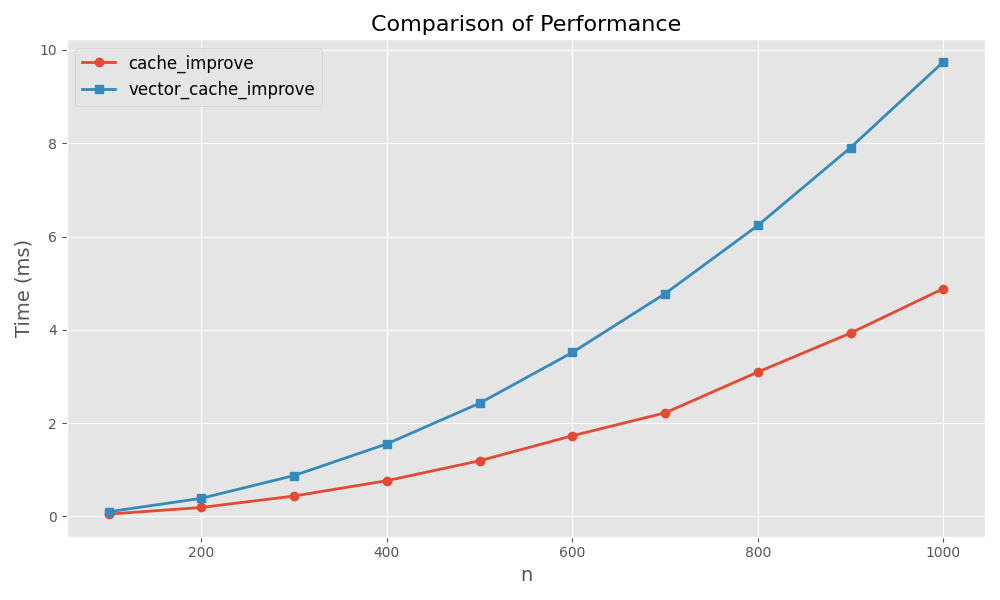

The Python source for this figure:
import matplotlib.pyplot as plt

plt.style.use('ggplot')

# 数据
n_values = [100, 200, 300, 400, 500, 600, 700, 800, 900, 1000]
cache_improve = [0.048206, 0.190763, 0.436359, 0.764997, 1.19199, 1.72783, 2.21932, 3.09371, 3.92989, 4.88232]
vector_cache_improve = [0.097732, 0.387542, 0.875487, 1.55422, 2.42588, 3.51426, 4.77454, 6.23643, 7.90622, 9.74322]

# 创建图形并绘制折线图
plt.figure(figsize=(10, 6))
plt.plot(n_values, cache_improve, marker='o', linestyle='-', linewidth=2, label='cache_improve')
plt.plot(n_values, vector_cache_improve, marker='s', linestyle='-', linewidth=2, label='vector_cache_improve')

# 添加标题和坐标轴标签
plt.title('Comparison of Performance', fontsize=16)
plt.xlabel('n', fontsize=14)
plt.ylabel('Time (ms)', fontsize=14)

# 添加图例
plt.legend(fontsize=12)

# 调整布局、保存图像并展示
plt.tight_layout()
plt.savefig('vector_comparison.png', dpi=300)
plt.show()
